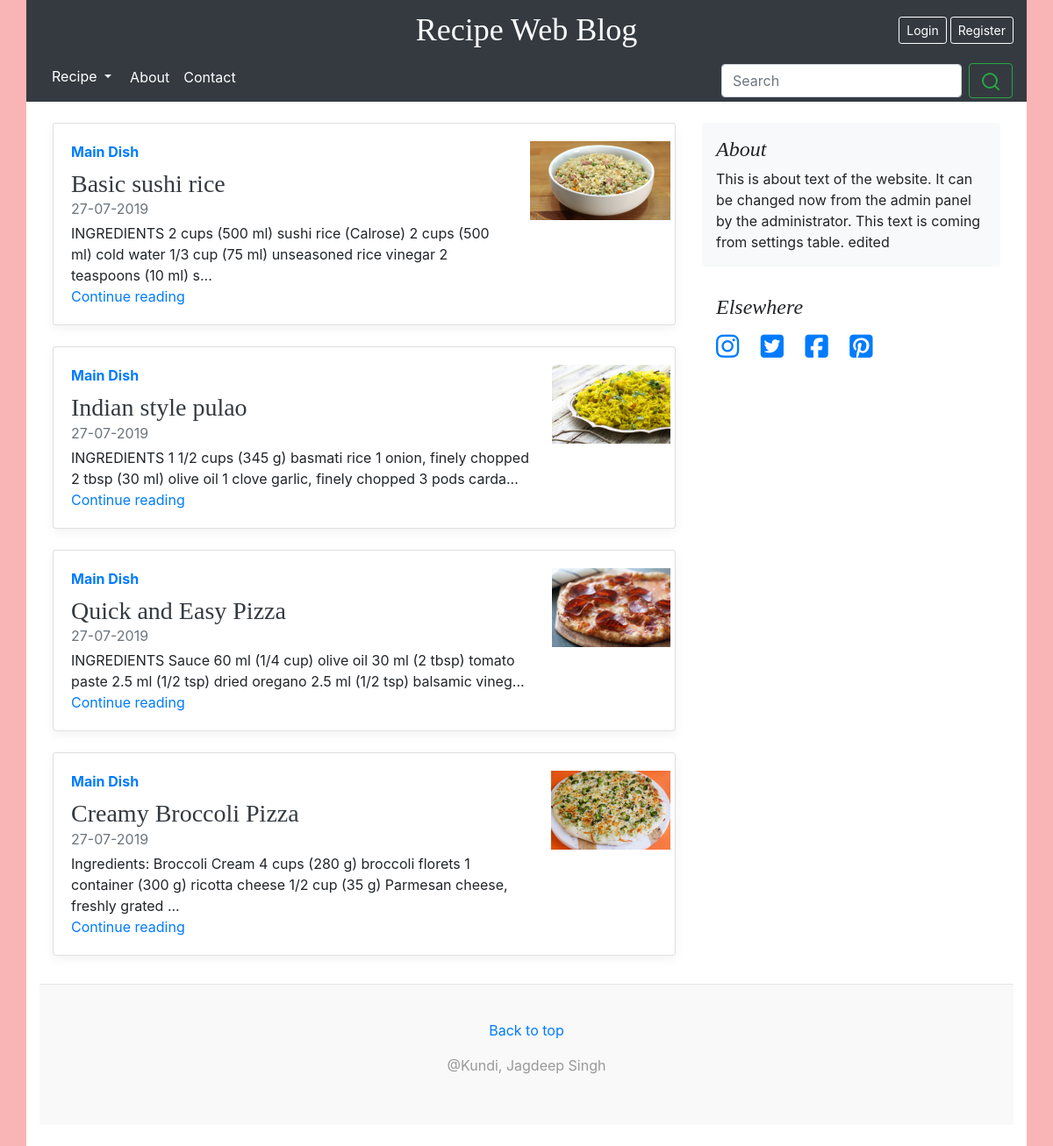
Screenshot of /meal.php?id=13 with the database file from the repository.
### tables this page shows
CREATE TABLE `settings` (
  `id` int(10) UNSIGNED NOT NULL,
  `name` varchar(32) NOT NULL,
  `value` varchar(400) NOT NULL,
  `last_changed` timestamp NOT NULL DEFAULT CURRENT_TIMESTAMP
);

CREATE TABLE `recipe` (
  `id` int(11) NOT NULL,
  `name` varchar(50) NOT NULL,
  `serving` tinyint(4) NOT NULL,
  `cooking_time` int(11) NOT NULL,
  `prep_time` int(11) NOT NULL,
  `meal_type_id` int(11) NOT NULL,
  `main_picture` text NOT NULL,
  `description` text NOT NULL,
  `nutrition_fact` text,
  `date` timestamp NOT NULL DEFAULT CURRENT_TIMESTAMP,
  `user_id` int(11) NOT NULL
);

CREATE TABLE `meal_type` (
  `id` int(11) NOT NULL,
  `name` varchar(40) NOT NULL,
  `description` varchar(400) NOT NULL
);

### includes/functions.php (called while the page is built, shortened)
<?php
function is_loggedin() {
  return isset($_SESSION['user_id']);
}
function get_setting($name) {
  $table_name = 'settings';
  $db = (new Database())->getConnection();
  $stmt = $db->prepare('SELECT value FROM '. $table_name .' WHERE name = "'.$name.'" LIMIT 1');
  $stmt->execute();
  if($stmt->rowCount() > 0) {
    return $stmt->fetch()[0];
  } else {
    return null;
  }
}
function get_data_by_id($tablename, $id) {
  $db = (new Database)->getConnection();
  $query = 'SELECT * FROM '. $tablename . ' WHERE id = '. $id;
  $stmt = $db->prepare($query);
  $stmt->execute();
  return $stmt->fetch();
}

### meal.php (the view, shortened to what this page needs)
<?php
  $query = 'SELECT * FROM `meal_type` WHERE `id` = '.$_GET['id'];
  $db = (new Database)->getConnection();
  $stmt = $db->prepare($query);
  $stmt->execute();
  $post_ids = $stmt->fetchAll(PDO::FETCH_COLUMN);
  if(!empty($post_ids)) {
    $query = 'SELECT * FROM recipe WHERE meal_type_id IN ('. implode(',', $post_ids).')';
    $stmt = $db->prepare($query);
    $stmt->execute();
    $posts = $stmt->fetchAll(PDO::FETCH_ASSOC);
  } else {
    $posts = array();
  }
  $total_posts = count($posts);
  include_once 'partials/header.php';
?>
  <main role="main" class="container">
    <div class="row">
      <div class="col-md-8 blog-main">
        <div class="row mb-2">
        <?php
          if($total_posts == 0) {
            echo '<div class="p-3 mb-3">No posts found</div>';
          } else {
            while($total_posts > 0) {
              $index = $total_posts-1;
              echo '<div class="col-md-12">
                <div class="card flex-md-row mb-4 box-shadow h-md-300">
                  <div class="card-body d-flex flex-column align-items-start">
                    <strong class="d-inline-block mb-2 text-primary">' . get_data_by_id('meal_type', $posts[$index]['meal_type_id'])['name'] . '</strong>
                    <h3 class="mb-0">
                      <a class="text-dark" href="single-post.php?id=' . $posts[$index]['id'] . '">' . $posts[$index]['name'] . '</a>
                    </h3>
                    <div class="mb-1 text-muted">' . date('d-m-Y', strtotime(str_replace('-','/', $posts[$index]['date']))) . '</div>
                    <p class="card-text mb-auto">' . strip_tags(substr($posts[$index]['description'],0,get_setting('excerpt_length'))) . '... </p>
                    <a href="single-post.php?id=' . $posts[$index]['id'] . '">Continue reading</a>
                  </div>
                  <img class="card-img-right flex-auto d-none d-md-block" src="' . $posts[$index]['main_picture'] . '" alt="Card image cap">
                </div>
              </div>';
              $total_posts--;
            }
          }
        ?>
        </div>
      </div>
      <?php include_once 'partials/sidebar-widget.php'; ?>
    </div>
  </main>
<?php
    include_once 'partials/footer.php';

### partials/header.php (shortened to what this page needs)
<?php
  $website_name = get_setting('website_name');
?>
<!doctype html>
<html lang="en">
  <head>
    <link rel="stylesheet" href="css/bootstrap.min.css" media="all" />
    <link rel="stylesheet" href="css/main.css" media="all" />
    <link rel="stylesheet" href="https://maxcdn.bootstrapcdn.com/font-awesome/4.5.0/css/font-awesome.min.css">
  </head>
  <body>
    <header class="blog-header container py-3 bg-dark">
      <div class="row flex-nowrap justify-content-between align-items-center">
        <div class="col-4 pt-1">
        </div>
        <div class="col-4 text-center">
          <a class="blog-header-logo text-white" href="index.php"><?php echo $website_name? $website_name : get_config('app', 'name'); ?></a>
        </div>
        <div class="col-4 d-flex justify-content-end align-items-center">
          <?php
            if(is_loggedin()) {
              if(is_admin()) {
                echo '<a class="btn btn-sm btn-outline-secondary mr-1" href="dashboard"> Dashboard </a>';
              } else {
                echo '<a class="btn btn-sm btn-outline-secondary mr-1" href="profile.php"> Profile </a>';
              }
              echo '<a class="btn btn-sm btn-outline-secondary" href="logout.php"> Sign out </a>';
            } else {
              echo '<a class="btn btn-sm btn-outline-secondary mr-1 border-white text-white" href="login.php"> Login </a> <a class="btn btn-sm btn-outline-secondary border-white text-white" href="register.php"> Register </a>';
            }
          ?>
        </div>
      </div>
    </header>
    <div class="container p-0">
      <div class="">
        <nav class="nav d-flex justify-content-start navbar-dark bg-dark px-3">
          <div class="dropdown">
            <button type="button" class="btn btn-default dropdown-toggle text-white" data-toggle="dropdown">
              Recipe
            </button>
          </div>
          <a class="p-2 text-white" href="about.php">About</a>
          <a class="p-2 text-white" href="contact.php">Contact</a>
          <form class="form-inline my-2 my-lg-1 ml-auto" action="search.php">
            <input class="form-control mr-sm-2" name="search" type="search" placeholder="Search" aria-label="Search">
            <button class="btn btn-outline-success my-2 my-sm-0" type="submit"><span data-feather="search"></span></button>
          </form>
        </nav>
      </div>
    </div>
    <div class="container bg-white py-4">

### partials/sidebar-widget.php (shortened to what this page needs)
<aside class="col-md-4 side-widget">
    <div class="p-3 mb-3 bg-light rounded">
        <h4 class="font-italic">About</h4>
        <p class="mb-0">
        <?php
            echo get_setting('website_about');
        ?>
        </p>
    </div>
    <div class="p-3 social-icon">
        <h4 class="font-italic">Elsewhere</h4>
        <ol class="list-unstyled">
        <li><a href="<?php echo get_setting('instagram_link'); ?>" target="new"><i class="fab fa-instagram"></i></a></li>
        <li><a href="<?php echo get_setting('twitter_link'); ?>" target="new"><i class="fab fa-twitter-square"></i></a></li>
        <li><a href="<?php echo get_setting('facebook_link'); ?>" target="new"><i class="fab fa-facebook-square"></i></a></li>
        <li><a href="<?php echo get_setting('pinterest_link'); ?>" target="new" target="new"><i class="fab fa-pinterest-square"></i></a></li>
        </ol>
    </div>
</aside>

### css/main.css (style rules this page uses)
body { background-color: #f9b5b5; }
.blog-header { line-height: 1; }
.blog-header-logo { font-family: "Playfair Display", Georgia, "Times New Roman", serif; font-size: 2.25rem; }
h1, h2, h3, h4, h5, h6 { font-family: "Playfair Display", Georgia, "Times New Roman", serif; }
.card-img-right { height: 100%; border-radius: 0 3px 3px 0; }
.flex-auto { -ms-flex: 0 0 auto; -webkit-box-flex: 0; flex: 0 0 auto; }
.box-shadow { box-shadow: 0 .25rem .75rem rgba(0, 0, 0, .05); }
.side-widget .social-icon li { display: inline-block; margin-right: 20px; font-size: 30px; }
p.card-text.mb-auto { overflow: hidden; }
img.card-img-right.flex-auto.d-none.d-md-block { height: 110px; padding-top: 20px; padding-right: 5px; }

### rows the page displays
settings: value "Recipe Web Blog"
recipe: meal_type.name "Main Dish", name "Basic sushi rice", date "27-07-2019", description.value "INGREDIENTS 2 cups (500 ml) sushi rice (Calrose) 2 cups (500 ml) cold water 1/3 cup (75 ml) unseasoned rice vinegar 2 teaspoons (10 ml) s", main_picture (placeholder picture)
recipe: meal_type.name "Main Dish", name "Indian style pulao", date "27-07-2019", description.value "INGREDIENTS 1 1/2 cups (345 g) basmati rice 1 onion, finely chopped 2 tbsp (30 ml) olive oil 1 clove garlic, finely chopped 3 pods carda", main_picture (picture)
recipe: meal_type.name "Main Dish", name "Quick and Easy Pizza", date "27-07-2019", description.value "INGREDIENTS Sauce 60 ml (1/4 cup) olive oil 30 ml (2 tbsp) tomato paste 2.5 ml (1/2 tsp) dried oregano 2.5 ml (1/2 tsp) balsamic vineg", main_picture (picture)
recipe: meal_type.name "Main Dish", name "Creamy Broccoli Pizza", date "27-07-2019", description.value "Ingredients: Broccoli Cream 4 cups (280 g) broccoli florets 1 container (300 g) ricotta cheese 1/2 cup (35 g) Parmesan cheese, freshly grated", main_picture (picture)
settings: value "This is about text of the website. It can be changed now from the admin panel by the administrator. This text is coming from settings table. edited"
